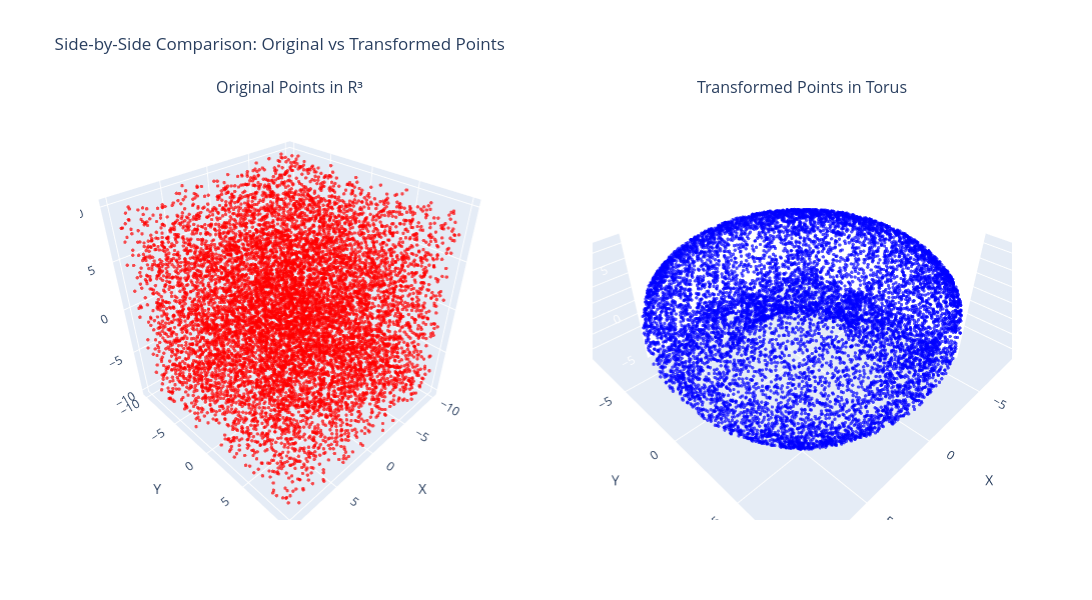

This figure's notebook cell:
### Code cell
# Create side-by-side comparison
fig = make_subplots(
    rows=1, cols=2,
    specs=[[{'type': 'scatter3d'}, {'type': 'scatter3d'}]],
    subplot_titles=('Original Points in R³', 'Transformed Points in Torus'),
    horizontal_spacing=0.1
)

# Original points
fig.add_trace(
    go.Scatter3d(
        x=x_original,
        y=y_original,
        z=z_original,
        mode='markers',
        marker=dict(size=2, color='red', opacity=0.7),
        name='Original',
        showlegend=False
    ),
    row=1, col=1
)

# Transformed points
fig.add_trace(
    go.Scatter3d(
        x=x_transformed,
        y=y_transformed,
        z=z_transformed,
        mode='markers',
        marker=dict(size=2, color='blue', opacity=0.7),
        name='Transformed',
        showlegend=False
    ),
    row=1, col=2
)

# Update layout for side-by-side view
fig.update_layout(
    title='Side-by-Side Comparison: Original vs Transformed Points',
    width=1200,
    height=600,
    scene=dict(
        xaxis_title='X',
        yaxis_title='Y',
        zaxis_title='Z'
    ),
    scene2=dict(
        xaxis_title='X',
        yaxis_title='Y',
        zaxis_title='Z'
    )
)

fig.show()

### Figure 1 — Plotly figure (JSON) as saved in the notebook; plotly's stock layout.template omitted (floating-point values rounded to 4 significant figures; data arrays with more than 128 entries replaced by an {"elided": "..."} marker saying what was removed)
{"data": [{"marker": {"color": "red", "opacity": 0.7, "size": 2}, "mode": "markers", "name": "Original", "scene": "scene", "showlegend": false, "type": "scatter3d", "x": {"elided": "10000 float values"}, "y": {"elided": "10000 float values"}, "z": {"elided": "10000 float values"}}, {"marker": {"color": "blue", "opacity": 0.7, "size": 2}, "mode": "markers", "name": "Transformed", "scene": "scene2", "showlegend": false, "type": "scatter3d", "x": {"elided": "10000 float values"}, "y": {"elided": "10000 float values"}, "z": {"elided": "10000 float values"}}], "layout": {"annotations": [{"font": {"size": 16}, "showarrow": false, "text": "Original Points in R³", "x": 0.225, "xanchor": "center", "xref": "paper", "y": 1, "yanchor": "bottom", "yref": "paper"}, {"font": {"size": 16}, "showarrow": false, "text": "Transformed Points in Torus", "x": 0.775, "xanchor": "center", "xref": "paper", "y": 1, "yanchor": "bottom", "yref": "paper"}], "height": 600, "scene": {"domain": {"x": [0, 0.45], "y": [0, 1]}, "xaxis": {"title": {"text": "X"}}, "yaxis": {"title": {"text": "Y"}}, "zaxis": {"title": {"text": "Z"}}}, "scene2": {"domain": {"x": [0.55, 1], "y": [0, 1]}, "xaxis": {"title": {"text": "X"}}, "yaxis": {"title": {"text": "Y"}}, "zaxis": {"title": {"text": "Z"}}}, "title": {"text": "Side-by-Side Comparison: Original vs Transformed Points"}, "width": 1200}}
